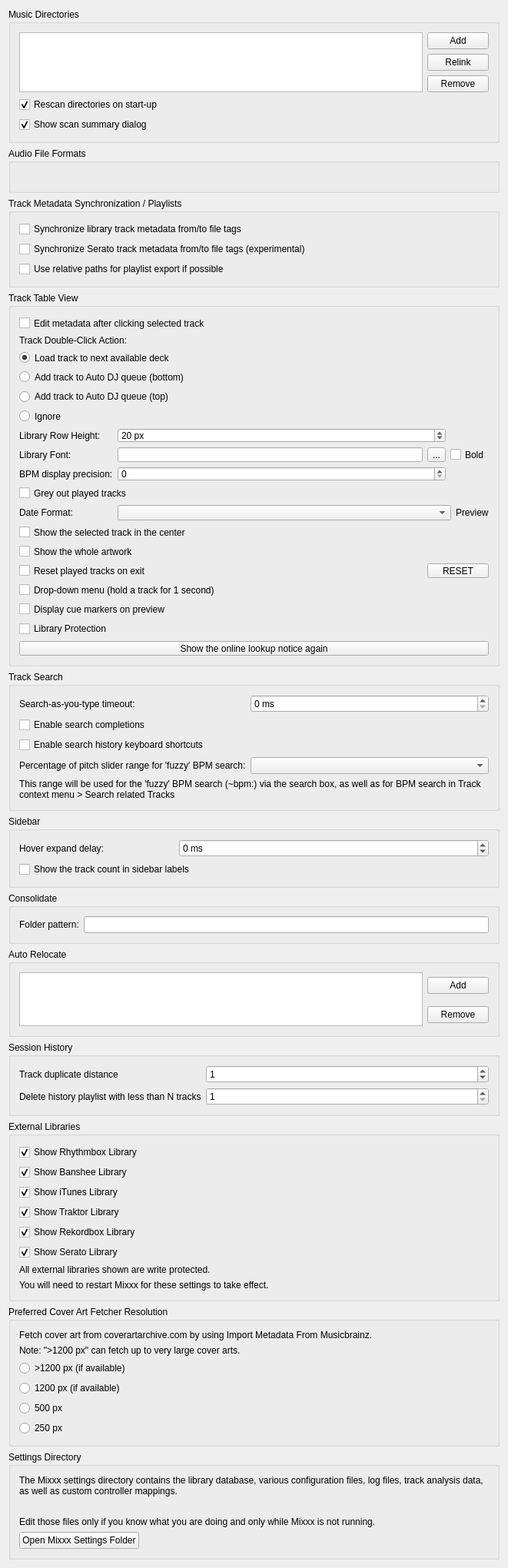
<?xml version="1.0" encoding="UTF-8"?>
<ui version="4.0">
 <class>DlgPrefLibraryDlg</class>
 <widget class="QWidget" name="DlgPrefLibraryDlg">
  <property name="geometry">
   <rect>
    <x>0</x>
    <y>0</y>
    <width>661</width>
    <height>1522</height>
   </rect>
  </property>
  <property name="windowTitle">
   <string notr="true">Library Preferences</string>
  </property>
  <layout class="QVBoxLayout" name="verticalLayout">

   <item>
    <widget class="QGroupBox" name="groupBox_MusicDirectories">
     <property name="title">
      <string>Music Directories</string>
     </property>
     <layout class="QGridLayout" name="gridLayout_music_directories">

      <item row="0" column="0" rowspan="3">
       <widget class="QListView" name="dirList">
        <property name="editTriggers">
         <set>QAbstractItemView::NoEditTriggers</set>
        </property>
        <property name="iconSize">
         <size>
          <width>16</width>
          <height>16</height>
         </size>
        </property>
        <property name="uniformItemSizes">
         <bool>true</bool>
        </property>
       </widget>
      </item>

      <item row="0" column="1">
       <widget class="QPushButton" name="pushButton_add_dir">
        <property name="font">
         <font/>
        </property>
        <property name="toolTip">
         <string>Add a directory where your music is stored. Mixxx will watch this directory and its subdirectories for new tracks.</string>
        </property>
        <property name="text">
         <string>Add</string>
        </property>
       </widget>
      </item>

      <item row="1" column="1">
       <widget class="QPushButton" name="pushButton_relocate_dir">
        <property name="toolTip">
         <string>If an existing music directory is moved, Mixxx doesn't know where to find the audio files in it. Choose Relink to select the music directory in its new location. &lt;br/&gt; This will re-establish the links to the audio files in the Mixxx library.</string>
        </property>
        <property name="text">
         <string extracomment="This will re-establish the links to the audio files in the Mixxx database if you move an music directory to a new location.">Relink</string>
        </property>
       </widget>
      </item>

      <item row="2" column="1">
       <widget class="QPushButton" name="pushButton_remove_dir">
        <property name="font">
         <font/>
        </property>
        <property name="toolTip">
         <string>If removed, Mixxx will no longer watch this directory and its subdirectories for new tracks.</string>
        </property>
        <property name="text">
         <string>Remove</string>
        </property>
       </widget>
      </item>

      <item row="3" column="0" colspan="2">
       <widget class="QCheckBox" name="checkBox_library_scan">
        <property name="text">
         <string>Rescan directories on start-up</string>
        </property>
        <property name="checked">
         <bool>true</bool>
        </property>
       </widget>
      </item>

      <item row="4" column="0" colspan="2">
       <widget class="QCheckBox" name="checkBox_library_scan_summary">
        <property name="text">
         <string>Show scan summary dialog</string>
        </property>
        <property name="checked">
         <bool>true</bool>
        </property>
       </widget>
      </item>

     </layout>
    </widget>
   </item>

   <item>
    <widget class="QGroupBox" name="groupBox_AudioFileFormats">
     <property name="title">
      <string>Audio File Formats</string>
     </property>
     <property name="flat">
      <bool>false</bool>
     </property>
     <layout class="QGridLayout" name="gridLayout_audio_formats">
      <item row="0" column="0">
       <widget class="QLabel" name="builtInFormats">
        <property name="text">
         <string/>
        </property>
        <property name="wordWrap">
         <bool>true</bool>
        </property>
       </widget>
      </item>
     </layout>
    </widget>
   </item>

   <item>
    <widget class="QGroupBox" name="groupBox_AudioFileTags">
     <property name="title">
      <string>Track Metadata Synchronization / Playlists</string>
     </property>
     <layout class="QGridLayout" name="gridLayout_metadata">
      <item row="0" column="0" colspan="2">
       <widget class="QCheckBox" name="checkBox_sync_track_metadata">
        <property name="toolTip">
         <string>Automatically write modified track metadata from the library into file tags and reimport metadata from updated file tags into the library</string>
        </property>
        <property name="text">
         <string>Synchronize library track metadata from/to file tags</string>
        </property>
       </widget>
      </item>

      <item row="1" column="0">
       <widget class="QCheckBox" name="checkBox_serato_metadata_export">
        <property name="toolTip">
         <string>Keeps track color, beat grid, bpm lock, cue points, and loops synchronized with SERATO_MARKERS/MARKERS2 file tags.&lt;br/&gt;&lt;br/&gt;WARNING: Enabling this option also enables the reimport of Serato metadata after files have been modified outside of Mixxx. On reimport existing metadata in Mixxx is replaced with the metadata found in file tags. Custom metadata not included in file tags like loop colors is lost.</string>
        </property>
        <property name="text">
         <string>Synchronize Serato track metadata from/to file tags (experimental)</string>
        </property>
       </widget>
      </item>

      <item row="2" column="0" colspan="2">
       <widget class="QCheckBox" name="checkBox_use_relative_path">
        <property name="text">
         <string>Use relative paths for playlist export if possible</string>
        </property>
       </widget>
      </item>
     </layout>
    </widget>
   </item>

   <item>
    <widget class="QGroupBox" name="groupBox_TrackTableView">
     <property name="title">
      <string>Track Table View</string>
     </property>
     <layout class="QGridLayout" name="gridLayout_track_table_view">

      <item row="1" column="0" colspan="4">
       <widget class="QCheckBox" name="checkBox_edit_metadata_selected_clicked">
        <property name="text">
         <string>Edit metadata after clicking selected track</string>
        </property>
       </widget>
      </item>

      <item row="2" column="0" colspan="4">
       <widget class="QLabel" name="label_doubeClickAction">
        <property name="text">
         <string>Track Double-Click Action:</string>
        </property>
        <property name="alignment">
         <set>Qt::AlignLeft|Qt::AlignVCenter</set>
        </property>
       </widget>
      </item>

      <item row="3" column="0" colspan="4">
       <widget class="QRadioButton" name="radioButton_dbclick_deck">
        <property name="text">
         <string>Load track to next available deck</string>
        </property>
        <property name="checked">
         <bool>true</bool>
        </property>
       </widget>
      </item>
      <item row="4" column="0" colspan="4">
       <widget class="QRadioButton" name="radioButton_dbclick_bottom">
        <property name="text">
         <string>Add track to Auto DJ queue (bottom)</string>
        </property>
       </widget>
      </item>
      <item row="5" column="0" colspan="4">
       <widget class="QRadioButton" name="radioButton_dbclick_top">
        <property name="text">
         <string>Add track to Auto DJ queue (top)</string>
        </property>
       </widget>
      </item>
      <item row="6" column="0" colspan="4">
       <widget class="QRadioButton" name="radioButton_dbclick_ignore">
        <property name="text">
         <string>Ignore</string>
        </property>
       </widget>
      </item>

      <item row="7" column="0">
       <widget class="QLabel" name="label_rowHeight">
        <property name="text">
         <string>Library Row Height:</string>
        </property>
        <property name="alignment">
         <set>Qt::AlignLeft|Qt::AlignVCenter</set>
        </property>
       </widget>
      </item>
      <item row="7" column="1" colspan="2">
       <widget class="QSpinBox" name="spinBox_row_height">
        <property name="suffix">
         <string> px</string>
        </property>
        <property name="minimum">
         <number>5</number>
        </property>
        <property name="maximum">
         <number>100</number>
        </property>
        <property name="value">
         <number>20</number>
        </property>
       </widget>
      </item>

      <item row="8" column="0">
       <widget class="QLabel" name="label_libraryFont">
        <property name="text">
         <string>Library Font:</string>
        </property>
        <property name="alignment">
         <set>Qt::AlignLeft|Qt::AlignVCenter</set>
        </property>
       </widget>
      </item>
      <item row="8" column="1">
       <widget class="QLineEdit" name="lineEdit_library_font">
        <property name="readOnly">
         <bool>true</bool>
        </property>
       </widget>
      </item>
      <item row="8" column="2">
       <widget class="QToolButton" name="btn_library_font">
        <property name="text">
         <string>...</string>
        </property>
       </widget>
      </item>

      <item row="8" column="3">
       <widget class="QCheckBox" name="checkBox_library_font_bold">
        <property name="toolTip">
         <string>Show the text of the track list in bold. The list shows the change at once. Cancel undoes it.</string>
        </property>
        <property name="text">
         <string>Bold</string>
        </property>
       </widget>
      </item>

      <item row="9" column="0">
       <widget class="QLabel" name="label_bpm_precision">
        <property name="text">
         <string>BPM display precision:</string>
        </property>
        <property name="alignment">
         <set>Qt::AlignLeft|Qt::AlignVCenter</set>
        </property>
       </widget>
      </item>
      <item row="9" column="1" colspan="2">
       <widget class="QSpinBox" name="spinbox_bpm_precision"/>
      </item>

      <item row="10" column="0" colspan="4">
       <widget class="QCheckBox" name="checkbox_played_track_color">
        <property name="text">
         <string>Grey out played tracks</string>
        </property>
       </widget>
      </item>

      <item row="11" column="0">
       <widget class="QLabel" name="label_dateFormat">
        <property name="text">
         <string>Date Format:</string>
        </property>
        <property name="alignment">
         <set>Qt::AlignLeft|Qt::AlignVCenter</set>
        </property>
       </widget>
      </item>
      <item row="11" column="1" colspan="3">
       <layout class="QHBoxLayout" name="horizontalLayout_dateFormat">
        <property name="leftMargin">
         <number>0</number>
        </property>
        <property name="topMargin">
         <number>0</number>
        </property>
        <property name="rightMargin">
         <number>0</number>
        </property>
        <property name="bottomMargin">
         <number>0</number>
        </property>
        <item>
         <widget class="QComboBox" name="comboBox_dateFormat">
          <property name="sizePolicy">
           <sizepolicy hsizetype="Expanding" vsizetype="Fixed">
            <horstretch>0</horstretch>
            <verstretch>0</verstretch>
           </sizepolicy>
          </property>
         </widget>
        </item>
        <item>
         <widget class="QLabel" name="label_dateFormatPreview">
          <property name="text">
           <string>Preview</string>
          </property>
         </widget>
        </item>
       </layout>
      </item>

      <item row="12" column="0" colspan="4">
       <widget class="QCheckBox" name="checkBox_center_selected_track">
        <property name="toolTip">
         <string>When you select a track, the list scrolls to put that track in the middle of the view. This starts when you push Apply or OK.</string>
        </property>
        <property name="text">
         <string>Show the selected track in the center</string>
        </property>
       </widget>
      </item>

      <item row="13" column="0" colspan="4">
       <widget class="QCheckBox" name="checkBox_artwork_whole">
        <property name="toolTip">
         <string>Show the whole artwork picture in the artwork column. When this is off, the column shows the upper part of the picture. This starts when you push Apply or OK.</string>
        </property>
        <property name="text">
         <string>Show the whole artwork</string>
        </property>
       </widget>
      </item>

      <item row="14" column="0" colspan="2">
       <widget class="QCheckBox" name="checkBox_reset_played_on_exit">
        <property name="toolTip">
         <string>When this is on, Mix Two clears the played mark of all tracks when you quit. This starts when you push Apply or OK.</string>
        </property>
        <property name="text">
         <string>Reset played tracks on exit</string>
        </property>
       </widget>
      </item>
      <item row="14" column="2" colspan="2">
       <widget class="QPushButton" name="pushButton_reset_played">
        <property name="toolTip">
         <string>Clear the played mark of all tracks now. The play counts stay. This does not wait for Apply.</string>
        </property>
        <property name="text">
         <string>RESET</string>
        </property>
       </widget>
      </item>

      <item row="15" column="0" colspan="4">
       <widget class="QCheckBox" name="checkBox_hold_to_open_menu">
        <property name="toolTip">
         <string>Hold the left mouse button on a track for 1 second to open the track menu. The right-click menu also works.</string>
        </property>
        <property name="text">
         <string>Drop-down menu (hold a track for 1 second)</string>
        </property>
       </widget>
      </item>

      <item row="16" column="0" colspan="4">
       <widget class="QCheckBox" name="checkBox_show_cue_marks">
        <property name="toolTip">
         <string>Show the memory cue marks and hot cue marks on the overview column. Click near a mark to start the preview at that cue. This starts when you push Apply or OK.</string>
        </property>
        <property name="text">
         <string>Display cue markers on preview</string>
        </property>
       </widget>
      </item>

      <item row="17" column="0" colspan="4">
       <widget class="QCheckBox" name="checkBox_library_protection">
        <property name="toolTip">
         <string>When on, you cannot change the track information, remove or delete tracks, rename or delete playlists and crates, or relocate tracks. You can still load tracks, and the play count and the History continue to work.</string>
        </property>
        <property name="text">
         <string>Library Protection</string>
        </property>
       </widget>
      </item>

      <item row="18" column="0" colspan="4">
       <widget class="QPushButton" name="pushButton_reset_lookup_notice">
        <property name="toolTip">
         <string>Withdraw your consent to the online lookup of track tags. Mix Two shows the notice again at the next lookup.</string>
        </property>
        <property name="text">
         <string>Show the online lookup notice again</string>
        </property>
       </widget>
      </item>

     </layout>
    </widget>
   </item><!-- Track Table View -->

   <item>
    <widget class="QGroupBox" name="groupBox_Search">
     <property name="title">
      <string>Track Search</string>
     </property>
     <layout class="QGridLayout" name="gridLayout_search">

      <item row="0" column="0">
       <widget class="QLabel" name="label_searchDebouncingTimeout">
        <property name="text">
         <string>Search-as-you-type timeout:</string>
        </property>
        <property name="alignment">
         <set>Qt::AlignLeft|Qt::AlignVCenter</set>
        </property>
       </widget>
      </item>
      <item row="0" column="1" colspan="2">
       <widget class="QSpinBox" name="spinBox_search_debouncing_timeout">
        <property name="suffix">
         <string> ms</string>
        </property>
       </widget>
      </item>

      <item row="1" column="0" colspan="3">
       <widget class="QCheckBox" name="checkBox_enable_search_completions">
        <property name="text">
         <string>Enable search completions</string>
        </property>
       </widget>
      </item>

      <item row="2" column="0" colspan="3">
       <widget class="QCheckBox" name="checkBox_enable_search_history_shortcuts">
        <property name="text">
         <string>Enable search history keyboard shortcuts</string>
        </property>
       </widget>
      </item>

      <item row="3" column="0">
       <widget class="QLabel" name="label_searchBpmFuzzyRange">
        <property name="text">
         <string>Percentage of pitch slider range for 'fuzzy' BPM search:</string>
        </property>
        <property name="alignment">
         <set>Qt::AlignLeft|Qt::AlignVCenter</set>
        </property>
        <property name="buddy">
         <cstring>comboBox_search_bpm_fuzzy_range</cstring>
        </property>
       </widget>
      </item>
      <item row="3" column="1" colspan="2">
       <widget class="QComboBox" name="comboBox_search_bpm_fuzzy_range"/>
      </item>
      <item row="4" column="0" colspan="3">
       <widget class="QLabel" name="label_searchBpmFuzzyRangeInfo">
        <property name="text">
         <string>This range will be used for the 'fuzzy' BPM search (~bpm:) via the search box, as well as for BPM search in Track context menu &gt; Search related Tracks</string>
        </property>
        <property name="wordWrap">
         <bool>true</bool>
        </property>
       </widget>
      </item>

     </layout>
    </widget>
   </item><!-- Search box -->

   <item>
    <widget class="QGroupBox" name="groupBox_sidebar">
     <property name="title">
      <string>Sidebar</string>
     </property>
     <layout class="QGridLayout" name="gridLayout_sidebar">

      <item row="0" column="0">
       <widget class="QLabel" name="label_sidebar_hover_expand_delay">
        <property name="text">
         <string>Hover expand delay:</string>
        </property>
        <property name="alignment">
         <set>Qt::AlignLeft|Qt::AlignVCenter</set>
        </property>
        <property name="buddy">
         <cstring>spinBox_sidebar_hover_expand_delay</cstring>
        </property>
       </widget>
      </item>
      <item row="0" column="1" colspan="2">
       <widget class="QSpinBox" name="spinBox_sidebar_hover_expand_delay">
        <property name="suffix">
         <string> ms</string>
        </property>
        <property name="toolTip">
         <string>The delay until sidebar items are expanded or collapsed hovered during drag'n'drop. -1 disables auto-expand.</string>
        </property>
        <property name="minimum">
         <number>-1</number>
        </property>
        <property name="maximum">
         <number>5000</number>
        </property>
        <property name="singleStep">
         <number>50</number>
        </property>
       </widget>
      </item>

      <item row="1" column="0" colspan="3">
       <widget class="QCheckBox" name="checkBox_show_track_count">
        <property name="toolTip">
         <string>Show the number of tracks and the play time after the name of a playlist or crate. The change shows after you restart Mix Two.</string>
        </property>
        <property name="text">
         <string>Show the track count in sidebar labels</string>
        </property>
       </widget>
      </item>

     </layout>
    </widget>
   </item>

   <item>
    <widget class="QGroupBox" name="groupBox_consolidate">
     <property name="title">
      <string>Consolidate</string>
     </property>
     <layout class="QGridLayout" name="gridLayout_consolidate">

      <item row="0" column="0">
       <widget class="QLabel" name="label_consolidate_folder_pattern">
        <property name="text">
         <string>Folder pattern:</string>
        </property>
        <property name="alignment">
         <set>Qt::AlignLeft|Qt::AlignVCenter</set>
        </property>
        <property name="buddy">
         <cstring>lineEdit_consolidate_folder_pattern</cstring>
        </property>
       </widget>
      </item>
      <item row="0" column="1">
       <widget class="QLineEdit" name="lineEdit_consolidate_folder_pattern">
        <property name="toolTip">
         <string>The folder below the library folder where Consolidate puts a track. Use &lt;artist&gt;, &lt;album&gt;, &lt;year&gt; and &lt;genre&gt; for the tags of the track. &lt;file&gt; is the file name. Mix Two never changes the file name. A track with no artist goes to the folder Various-Uncategorized.</string>
        </property>
       </widget>
      </item>

     </layout>
    </widget>
   </item>

   <item>
    <widget class="QGroupBox" name="groupBox_auto_relocate">
     <property name="title">
      <string>Auto Relocate</string>
     </property>
     <layout class="QGridLayout" name="gridLayout_auto_relocate">

      <item row="0" column="0" rowspan="2">
       <widget class="QListWidget" name="listWidget_auto_relocate_folders">
        <property name="toolTip">
         <string>Auto Relocate looks for the files of missing tracks in these folders and in the folders below them. It does not change any file.</string>
        </property>
        <property name="selectionMode">
         <enum>QAbstractItemView::SingleSelection</enum>
        </property>
       </widget>
      </item>

      <item row="0" column="1">
       <widget class="QPushButton" name="pushButton_auto_relocate_add">
        <property name="toolTip">
         <string>Add a folder that Auto Relocate searches.</string>
        </property>
        <property name="text">
         <string>Add</string>
        </property>
       </widget>
      </item>

      <item row="1" column="1">
       <widget class="QPushButton" name="pushButton_auto_relocate_remove">
        <property name="toolTip">
         <string>Remove the selected folder from the search folders of Auto Relocate.</string>
        </property>
        <property name="text">
         <string>Remove</string>
        </property>
       </widget>
      </item>

     </layout>
    </widget>
   </item>

   <item>
    <widget class="QGroupBox" name="groupBox_History">
     <property name="title">
      <string>Session History</string>
     </property>
     <layout class="QGridLayout" name="gridLayout_history">

      <item row="1" column="0">
       <widget class="QLabel" name="label_history_track_duplicate_distance">
        <property name="text">
         <string>Track duplicate distance</string>
        </property>
        <property name="alignment">
         <set>Qt::AlignLeft|Qt::AlignVCenter</set>
        </property>
        <property name="wordWrap">
         <bool>true</bool>
        </property>
       </widget>
      </item>
      <item row="1" column="1" colspan="2">
       <widget class="QSpinBox" name="spinbox_history_track_duplicate_distance">
        <property name="toolTip">
         <string>When playing a track again log it to the session history only if more than N other tracks have been played in the meantime</string>
        </property>
        <property name="minimum">
         <number>0</number>
        </property>
        <property name="maximum">
         <number>99</number>
        </property>
        <property name="value">
         <number>1</number>
        </property>
       </widget>
      </item>

      <item row="2" column="0">
       <widget class="QLabel" name="label_history_cleanup">
        <property name="toolTip">
         <string>History playlist with less than N tracks will be deleted&lt;br/&gt;&lt;br/&gt;Note: the cleanup will be performed during startup and shutdown of Mixxx.</string>
        </property>
        <property name="text">
         <string>Delete history playlist with less than N tracks</string>
        </property>
        <property name="alignment">
         <set>Qt::AlignLeft|Qt::AlignVCenter</set>
        </property>
       </widget>
      </item>
      <item row="2" column="1" colspan="2">
       <widget class="QSpinBox" name="spinbox_history_min_tracks_to_keep">
        <property name="minimum">
         <number>1</number>
        </property>
        <property name="maximum">
         <number>99</number>
        </property>
        <property name="value">
         <number>1</number>
        </property>
       </widget>
      </item>

     </layout>
    </widget>
   </item><!-- History -->

   <item>
    <widget class="QGroupBox" name="groupBox_external_libraries">
     <property name="title">
      <string>External Libraries</string>
     </property>
     <layout class="QGridLayout" name="gridLayout_external_libraries">
      <item row="0" column="0">
       <widget class="QCheckBox" name="checkBox_show_rhythmbox">
        <property name="text">
         <string>Show Rhythmbox Library</string>
        </property>
        <property name="checked">
         <bool>true</bool>
        </property>
       </widget>
      </item>
      <item row="1" column="0">
       <widget class="QCheckBox" name="checkBox_show_banshee">
        <property name="text">
         <string>Show Banshee Library</string>
        </property>
        <property name="checked">
         <bool>true</bool>
        </property>
       </widget>
      </item>
      <item row="2" column="0">
       <widget class="QCheckBox" name="checkBox_show_itunes">
        <property name="text">
         <string>Show iTunes Library</string>
        </property>
        <property name="checked">
         <bool>true</bool>
        </property>
       </widget>
      </item>
      <item row="3" column="0">
       <widget class="QCheckBox" name="checkBox_show_traktor">
        <property name="text">
         <string>Show Traktor Library</string>
        </property>
        <property name="checked">
         <bool>true</bool>
        </property>
       </widget>
      </item>
      <item row="4" column="0">
       <widget class="QCheckBox" name="checkBox_show_rekordbox">
        <property name="text">
         <string>Show Rekordbox Library</string>
        </property>
        <property name="checked">
         <bool>true</bool>
        </property>
       </widget>
      </item>
      <item row="5" column="0">
       <widget class="QCheckBox" name="checkBox_show_serato">
        <property name="text">
         <string>Show Serato Library</string>
        </property>
        <property name="checked">
         <bool>true</bool>
        </property>
       </widget>
      </item>
      <item row="6" column="0">
       <widget class="QLabel" name="label_4">
        <property name="text">
         <string>All external libraries shown are write protected.</string>
        </property>
        <property name="wordWrap">
         <bool>true</bool>
        </property>
        <property name="topMargin" stdset="0">
         <number>10</number>
        </property>
       </widget>
      </item>
      <item row="7" column="0">
       <widget class="QLabel" name="label_11">
        <property name="text">
         <string>You will need to restart Mixxx for these settings to take effect.</string>
        </property>
        <property name="wordWrap">
         <bool>true</bool>
        </property>
       </widget>
      </item>
     </layout>
    </widget>
   </item>

   <item>
    <widget class="QGroupBox" name="groupBox_cover_art_fetcher">
     <property name="title">
      <string>Preferred Cover Art Fetcher Resolution</string>
     </property>
     <layout class="QGridLayout" name="gridLayout_cover_art_fetcher">
      <item row="0" column="0">
       <widget class="QLabel" name="label_12">
        <property name="text">
         <string>Fetch cover art from coverartarchive.com by using Import Metadata From Musicbrainz.</string>
        </property>
        <property name="wordWrap">
         <bool>true</bool>
        </property>
       </widget>
      </item>
      <item row="1" column="0">
       <widget class="QLabel" name="label_13">
        <property name="text">
         <string>Note: &quot;&gt;1200 px&quot; can fetch up to very large cover arts.</string>
        </property>
        <property name="wordWrap">
         <bool>true</bool>
        </property>
       </widget>
      </item>
      <item row="2" column="0">
       <widget class="QRadioButton" name="radioButton_cover_art_fetcher_highest">
        <property name="text">
         <string>&gt;1200 px (if available)</string>
        </property>
        <property name="checked">
         <bool>false</bool>
        </property>
       </widget>
      </item>
      <item row="3" column="0">
       <widget class="QRadioButton" name="radioButton_cover_art_fetcher_high">
        <property name="text">
         <string>1200 px (if available)</string>
        </property>
        <property name="checked">
         <bool>false</bool>
        </property>
       </widget>
      </item>
      <item row="4" column="0">
       <widget class="QRadioButton" name="radioButton_cover_art_fetcher_medium">
        <property name="text">
         <string>500 px</string>
        </property>
        <property name="checked">
         <bool>false</bool>
        </property>
       </widget>
      </item>
      <item row="5" column="0">
       <widget class="QRadioButton" name="radioButton_cover_art_fetcher_lowest">
        <property name="text">
         <string>250 px</string>
        </property>
        <property name="checked">
         <bool>false</bool>
        </property>
       </widget>
      </item>
     </layout>
    </widget>
   </item>

   <item>
    <widget class="QGroupBox" name="groupBox_settingsDir">
     <property name="title">
      <string>Settings Directory</string>
     </property>
     <layout class="QVBoxLayout" name="vlayout_settingsDir">
      <item>
       <widget class="QLabel" name="label_settingsDir">
        <property name="text">
         <string>The Mixxx settings directory contains the library database, various configuration files, log files, track analysis data, as well as custom controller mappings.</string>
        </property>
        <property name="wordWrap">
         <bool>true</bool>
        </property>
       </widget>
      </item>
      <item>
       <widget class="QLabel" name="label_settingsManualLink">
        <property name="text">
         <string/>
        </property>
        <property name="wordWrap">
         <bool>true</bool>
        </property>
        <property name="openExternalLinks">
         <bool>true</bool>
        </property>
       </widget>
      </item>
      <item>
       <widget class="QLabel" name="label_settingsWarning">
        <property name="text">
         <string>Edit those files only if you know what you are doing and only while Mixxx is not running.</string>
        </property>
        <property name="wordWrap">
         <bool>true</bool>
        </property>
       </widget>
      </item>
      <item>
       <widget class="QPushButton" name="pushButton_open_settings_dir">
        <property name="sizePolicy">
         <sizepolicy hsizetype="Fixed" vsizetype="Fixed">
          <horstretch>0</horstretch>
          <verstretch>0</verstretch>
         </sizepolicy>
        </property>
        <property name="text">
         <string>Open Mixxx Settings Folder</string>
        </property>
       </widget>
      </item>
     </layout>
    </widget>
   </item>
   <item>
    <spacer name="verticalSpacer">
     <property name="orientation">
      <enum>Qt::Vertical</enum>
     </property>
     <property name="sizeHint" stdset="0">
      <size>
       <width>20</width>
       <height>40</height>
      </size>
     </property>
    </spacer>
   </item>
  </layout>
 </widget>
 <layoutdefault spacing="6" margin="11"/>
 <tabstops>
  <tabstop>dirList</tabstop>
  <tabstop>pushButton_add_dir</tabstop>
  <tabstop>pushButton_relocate_dir</tabstop>
  <tabstop>pushButton_remove_dir</tabstop>
  <tabstop>checkBox_library_scan</tabstop>
  <tabstop>checkBox_library_scan_summary</tabstop>
  <tabstop>checkBox_sync_track_metadata</tabstop>
  <tabstop>checkBox_serato_metadata_export</tabstop>
  <tabstop>checkBox_use_relative_path</tabstop>
  <tabstop>checkBox_edit_metadata_selected_clicked</tabstop>
  <tabstop>radioButton_dbclick_deck</tabstop>
  <tabstop>radioButton_dbclick_bottom</tabstop>
  <tabstop>radioButton_dbclick_top</tabstop>
  <tabstop>radioButton_dbclick_ignore</tabstop>
  <tabstop>spinBox_row_height</tabstop>
  <tabstop>btn_library_font</tabstop>
  <tabstop>checkBox_library_font_bold</tabstop>
  <tabstop>spinbox_bpm_precision</tabstop>
  <tabstop>checkbox_played_track_color</tabstop>
  <tabstop>comboBox_dateFormat</tabstop>
  <tabstop>checkBox_hold_to_open_menu</tabstop>
  <tabstop>checkBox_center_selected_track</tabstop>
  <tabstop>checkBox_artwork_whole</tabstop>
  <tabstop>checkBox_show_cue_marks</tabstop>
  <tabstop>checkBox_library_protection</tabstop>
  <tabstop>checkBox_reset_played_on_exit</tabstop>
  <tabstop>pushButton_reset_played</tabstop>
  <tabstop>spinBox_search_debouncing_timeout</tabstop>
  <tabstop>checkBox_enable_search_completions</tabstop>
  <tabstop>checkBox_enable_search_history_shortcuts</tabstop>
  <tabstop>comboBox_search_bpm_fuzzy_range</tabstop>
  <tabstop>spinBox_sidebar_hover_expand_delay</tabstop>
  <tabstop>checkBox_show_track_count</tabstop>
  <tabstop>lineEdit_consolidate_folder_pattern</tabstop>
  <tabstop>spinbox_history_track_duplicate_distance</tabstop>
  <tabstop>spinbox_history_min_tracks_to_keep</tabstop>
  <tabstop>checkBox_show_rhythmbox</tabstop>
  <tabstop>checkBox_show_banshee</tabstop>
  <tabstop>checkBox_show_itunes</tabstop>
  <tabstop>checkBox_show_traktor</tabstop>
  <tabstop>checkBox_show_rekordbox</tabstop>
  <tabstop>checkBox_show_serato</tabstop>
  <tabstop>radioButton_cover_art_fetcher_highest</tabstop>
  <tabstop>radioButton_cover_art_fetcher_high</tabstop>
  <tabstop>radioButton_cover_art_fetcher_medium</tabstop>
  <tabstop>radioButton_cover_art_fetcher_lowest</tabstop>
  <tabstop>pushButton_open_settings_dir</tabstop>
 </tabstops>
 <resources/>
 <connections/>
</ui>
